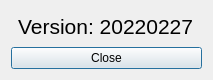
<?xml version="1.0" encoding="UTF-8"?>
<ui version="4.0">
 <class>VersionDialog</class>
 <widget class="QDialog" name="VersionDialog">
  <property name="geometry">
   <rect>
    <x>0</x>
    <y>0</y>
    <width>213</width>
    <height>80</height>
   </rect>
  </property>
  <property name="windowTitle">
   <string>Version</string>
  </property>
  <layout class="QVBoxLayout" name="verticalLayout">
   <item>
    <layout class="QHBoxLayout" name="horizontalLayout">
     <item>
      <spacer name="horizontalSpacer">
       <property name="orientation">
        <enum>Qt::Horizontal</enum>
       </property>
       <property name="sizeHint" stdset="0">
        <size>
         <width>40</width>
         <height>20</height>
        </size>
       </property>
      </spacer>
     </item>
     <item>
      <widget class="QLabel" name="label">
       <property name="font">
        <font>
         <pointsize>16</pointsize>
        </font>
       </property>
       <property name="text">
        <string>Version: 20220227</string>
       </property>
      </widget>
     </item>
     <item>
      <spacer name="horizontalSpacer_2">
       <property name="orientation">
        <enum>Qt::Horizontal</enum>
       </property>
       <property name="sizeHint" stdset="0">
        <size>
         <width>40</width>
         <height>20</height>
        </size>
       </property>
      </spacer>
     </item>
    </layout>
   </item>
   <item>
    <widget class="QPushButton" name="cmdclose">
     <property name="text">
      <string>Close</string>
     </property>
    </widget>
   </item>
  </layout>
 </widget>
 <resources/>
 <connections/>
</ui>
